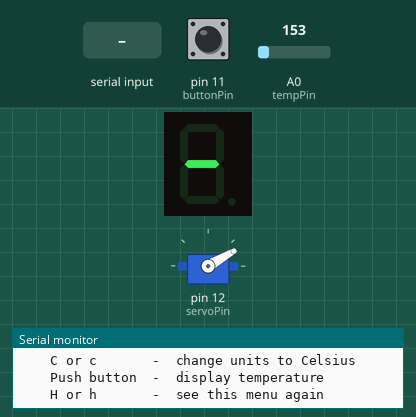
This sketch was run on a simulated Arduino Uno, built with avr-gcc and run on an emulated ATmega328P. Parts: 1-digit seven-segment display, servo, the last lines printed to the serial monitor. Inputs (shaded band) come from the test bench; at power-on: pin 11 (buttonPin) LOW, A0 (tempPin) = 153.

Above: at 1.5 s.
1.6 s: pin 11 (buttonPin) pulled HIGH for 0.15 s
At 2.6 s:
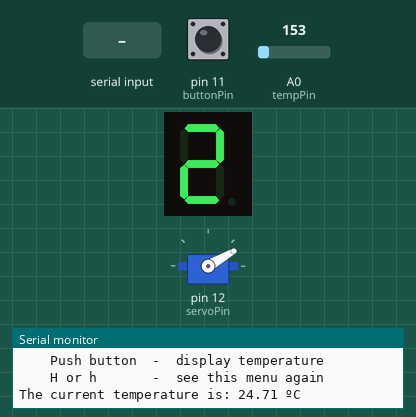
4.7 s: "f\n" received over Serial
7.7 s: byte 99 ('c') received over Serial
9.6 s: pin 11 (buttonPin) pulled HIGH for 1 s
At 12.3 s:
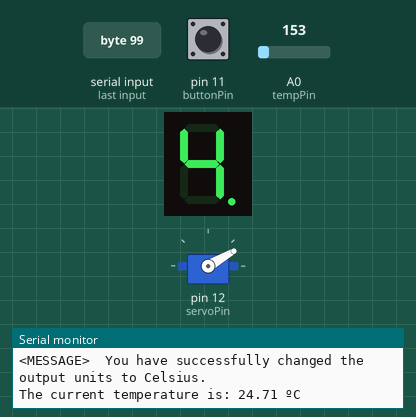
13.6 s: "F\n" received over Serial
At 16.4 s:
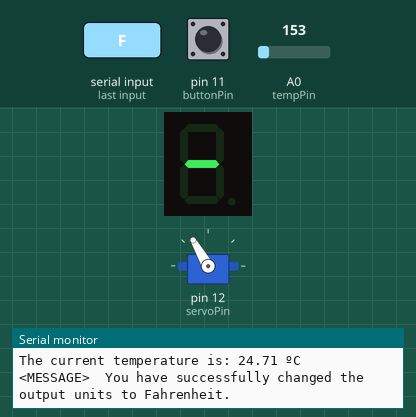
16.6 s: pin 11 (buttonPin) pulled HIGH for 0.15 s
At 17.9 s:
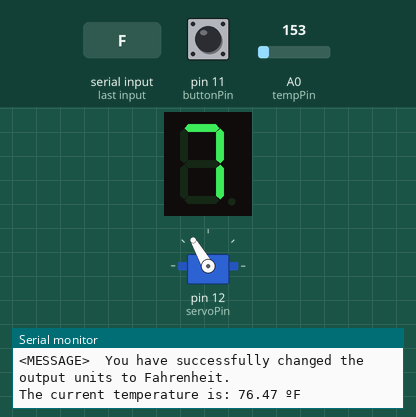
Timing chart, 0 to 19.6 s (numbered marks = the images above; inputs shaded):
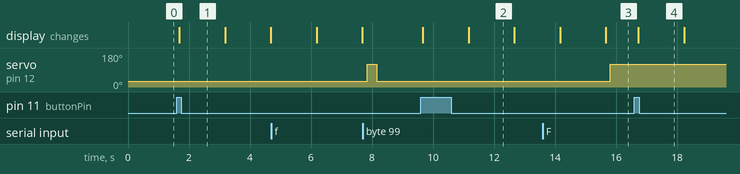

The sketch:

Redesign_P1.ino
```cpp
/* INITIALIZATION
   ============== */

// relevant libraries and constants
#include <SevSeg.h>
#include <Servo.h>
#define buttonPin 11
#define tempPin A0
#define servoPin 12

// relevant variables
int buttonState; int lastState;
float vOut; float temp;
int mode = 0;
int servoPos = 30;

// initialize the 7-segment and the servo
SevSeg displ;
Servo serv;

/* SETUP
   ==== */

void setup() {
  // display setup
  byte numDigits = 1;
  byte digitPins[] ={};
  byte segmentPins[] = { 2, 3, 4, 5, 6, 7, 8, 9 };
  bool resistorsOnSegments = true;
  byte hardwareConfig = COMMON_ANODE;
  displ.begin(hardwareConfig, numDigits, digitPins, segmentPins, resistorsOnSegments);
  displ.setBrightness(90);
  displ.setNumber('-');
  displ.refreshDisplay();

  // button setup
  pinMode(buttonPin,INPUT);

  // servo setup
  serv.attach(servoPin);
  serv.write(30);

  // temperature sensor setup
  analogReference(DEFAULT);

  // Serial monitor initialization
  Serial.begin(9600);
  Serial.println("Welcome to the temperature display program.");
  Serial.println("This program will display the current temperature");
  Serial.println("both on the Serial Monitor and on the attached");
  Serial.println("7-segment display.");
  Serial.println("The default units are Celsius.");
  displayUsage();
}

/* MAIN PROGRAM AND FUNCTIONS
   ========================== */

void loop() {
  /* this section of code gets input from the serial monitor
     to determine what the units should be for the next
     temperature reading */
  if (Serial.available()){
    char ch = Serial.read();
    int cha = (int) ch;
    if (ch == 'f' || ch == 'F'){
      mode = 1;
      servoPos = 120;
      serv.write(servoPos);
      Serial.print("\n<MESSAGE>  ");
      Serial.println("You have successfully changed the output units to Fahrenheit.\n");
    } else if (ch == 'c' || ch == 'C'){
      mode = 0;
      servoPos = 30;
      serv.write(servoPos);
      Serial.print("\n<MESSAGE>  ");
      Serial.println("You have successfully changed the output units to Celsius.\n");
    } else if (cha == 10 || cha == 13) { ; }// ignores the newline char
    else if (ch == 'h' || ch == 'H'){
      displayUsage();
    } else {
      Serial.print("\n<MESSAGE>  ");
      Serial.print("Input not recognized: ");
      Serial.print(ch);
      Serial.println(" Please try again.\n");
    }
  }

  /* this block of code will alter what is actually seen in
     the arduino components - the servo pointer, and the
     7-segment display */
  buttonState = digitalRead(buttonPin);
  int a = analogRead(tempPin);
  vOut = (a/1024.0)*5000;
  temp = (vOut - 500)/10;
  if (buttonState == HIGH && buttonState != lastState){
    if (mode == 0){
      Serial.print("The current temperature is: ");
      Serial.print(temp);
      Serial.println(" ºC");
      displayTemp(temp);
    }
    else {
      temp = temp*(9/5.0) + 32;
      Serial.print("The current temperature is: ");
      Serial.print(temp);
      Serial.println(" ºF");
      displayTemp(temp);
    }
  }
  lastState = buttonState;
  displ.refreshDisplay();
  delay(150);
} // end of loop

// this function displays the temp on the 7-segment display
void displayTemp(float t){
  // calculating each digit of the temp
  int intPart = (int) t;
  int floatPart = ((t - intPart) * 100) + 1;
  int pl10 = intPart / 10;
  int pl1 = intPart % 10;
  int pl1th = floatPart / 10;
  int pl10th = floatPart % 10;
  // displaying each digit for 1.5 seconds
  displ.setNumber(pl10);
  displ.refreshDisplay();
  delay(1500);
  displ.setNumber(pl1,0);
  displ.refreshDisplay();
  delay(1500);
  displ.setNumber(pl1th);
  displ.refreshDisplay();
  delay(1500);
  displ.setNumber(pl10th);
  displ.refreshDisplay();
  delay(1500);
  displ.setNumber('-');
}

void displayUsage(){
  Serial.println("  Usage:");
  Serial.println("    F or f       -  change units to Fahrenheit");
  Serial.println("    C or c       -  change units to Celsius");
  Serial.println("    Push button  -  display temperature");
  Serial.println("    H or h       -  see this menu again");
  }
```

Measured:
- after the input at 1.6 s, the display: changes after 0.08 s (image 1)
- after the input at 9.6 s, the display: first changes after 0.06 s (image 2 shows a later state)
- after the input at 13.6 s, servo on pin 12 (servoPin): 30° → 120° after 2.2 s
- after the input at 16.6 s, the display: changes after 0.13 s (image 4)
- what the display in image 2 shows lasts 1.5 s, from 11.2 s to 12.7 s
